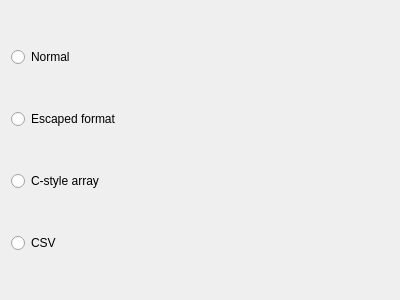
<?xml version="1.0" encoding="UTF-8"?>
<ui version="4.0">
<comment>
  * Released as open source by NCC Group Plc - http://www.nccgroup.com/
  *
  * Developed by Gabriel Caudrelier, gabriel dot caudrelier at nccgroup dot com
  *
  * https://github.com/nccgroup/pip3line
  *
  * Released under AGPL see LICENSE for more information
</comment>
 <class>HexEncodeWidget</class>
 <widget class="QWidget" name="HexEncodeWidget">
  <property name="geometry">
   <rect>
    <x>0</x>
    <y>0</y>
    <width>400</width>
    <height>300</height>
   </rect>
  </property>
  <property name="windowTitle">
   <string>Form</string>
  </property>
  <layout class="QVBoxLayout" name="verticalLayout">
   <item>
    <widget class="QRadioButton" name="normalRadioButton">
     <property name="text">
      <string>Normal</string>
     </property>
    </widget>
   </item>
   <item>
    <widget class="QRadioButton" name="escapedRadioButton">
     <property name="text">
      <string>Escaped format</string>
     </property>
    </widget>
   </item>
   <item>
    <widget class="QRadioButton" name="cstyleRadioButton">
     <property name="text">
      <string>C-style array</string>
     </property>
    </widget>
   </item>
   <item>
    <widget class="QRadioButton" name="csvRadioButton">
     <property name="text">
      <string>CSV</string>
     </property>
    </widget>
   </item>
  </layout>
 </widget>
 <resources/>
 <connections/>
</ui>
